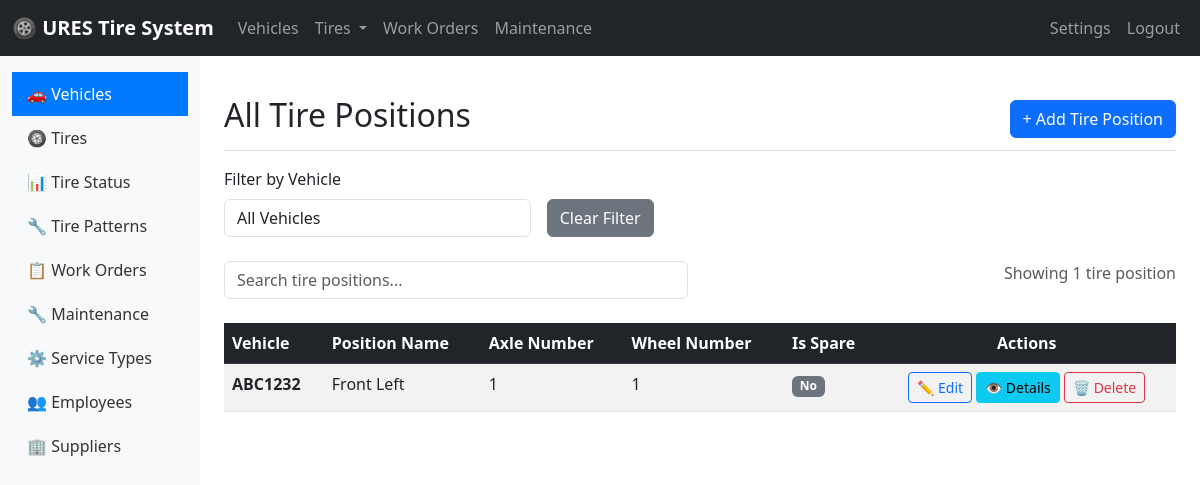
The app's page /tire-position/ with its own data.
### tires/models.py (models this page shows, shortened)
class TirePosition(models.Model):
    vehicle = models.ForeignKey(Vehicle, on_delete=models.CASCADE, related_name='tire_positions')
    position_name = models.CharField(max_length=50)
    axle_number = models.IntegerField()
    wheel_number = models.IntegerField()
    is_spare = models.BooleanField(default=False)
    class Meta:
        unique_together = ['vehicle', 'axle_number', 'wheel_number']

class Vehicle(models.Model):
    VEHICLE_TYPES = [
        ('TRUCK', 'Truck'),
        ('TRAILER', 'Trailer'),
        ('BUS', 'Bus'),
        ('VAN', 'Van'),
    ]
    STATUS_CHOICES = [
        ('ACTIVE', 'Active'),
        ('INACTIVE', 'Inactive'),
        ('MAINTENANCE', 'Under Maintenance'),
    ]
    license_plate = models.CharField(max_length=20, unique=True)
    make = models.CharField(max_length=50)
    year = models.IntegerField()
    vehicle_type = models.CharField(max_length=20, choices=VEHICLE_TYPES)
    status = models.CharField(max_length=20, choices=STATUS_CHOICES, default='ACTIVE')
    tire_configuration = models.CharField(max_length=100)

### tires/views.py (the view)
# urls.py: path('tire-position/', views.tire_position_list, name='tire_position_list'),
def tire_position_list(request):
    tire_positions = TirePosition.objects.all()
    vehicles = Vehicle.objects.all()
    vehicle_filter = request.GET.get('vehicle_filter', '')
    if vehicle_filter:
        tire_positions = tire_positions.filter(vehicle_id=vehicle_filter)
    context = {
        'tire_positions': tire_positions,
        'vehicles': vehicles,
        'vehicle_filter': vehicle_filter,
    }
    return render(request, 'tire_positions/tire_position_list.html', context)

### tires/templates/tire_positions/tire_position_list.html (shortened to what this page needs)
{% extends 'base/base.html' %}
{% block page_title %}All Tire Positions{% endblock %}
{% block page_actions %}
    <button class="btn btn-primary" data-bs-toggle="modal" data-bs-target="#createModal">
        + Add Tire Position
    </button>
{% endblock %}
{% block content %}
    <form method="get" action="{% url 'tire_position_list' %}" class="mb-4">
        <div class="row g-3 align-items-end">
            <div class="col-md-4">
                <label class="form-label">Filter by Vehicle</label>
                <select name="vehicle_filter" class="form-control" onchange="this.form.submit()">
                    <option value="">All Vehicles</option>
                </select>
            </div>
            <div class="col-md-2">
                <a href="{% url 'tire_position_list' %}" class="btn btn-secondary">Clear Filter</a>
            </div>
        </div>
    </form>
    <div class="row mb-4">
        <div class="col-md-6">
            <input type="text" placeholder="Search tire positions..." id="searchInput" class="form-control" onkeyup="tableSearch()">
        </div>
        <div class="col-md-6 text-end">
            <span class="text-muted">
                Showing {{ tire_positions.count }} tire position{{ tire_positions.count|pluralize }}
            </span>
        </div>
    </div>
    <div class="table-responsive">
        <table class="table table-striped table-hover">
            <thead class="table-dark">
                <tr>
                    <th>Vehicle</th>
                    <th>Position Name</th>
                    <th>Axle Number</th>
                    <th>Wheel Number</th>
                    <th>Is Spare</th>
                    <th style="text-align:center;">Actions</th>
                </tr>
            </thead>
            <tbody>
                {% for tire_position in tire_positions %}
                    <tr id="row-{{ tire_position.id }}">
                        <td><strong>{{ tire_position.vehicle.license_plate }}</strong></td>
                        <td>{{ tire_position.position_name }}</td>
                        <td>{{ tire_position.axle_number }}</td>
                        <td>{{ tire_position.wheel_number }}</td>
                        <td>
                            <span class="badge {% if tire_position.is_spare %}bg-warning{% else %}bg-secondary{% endif %}">
                                {% if tire_position.is_spare %}Yes{% else %}No{% endif %}
                            </span>
                        </td>
                        <td style="text-align:center;">
                            <button class="btn btn-sm btn-outline-primary" data-bs-toggle="modal" data-bs-target="#editModal-{{ tire_position.id }}">
                                ✏️ Edit
                            </button>
                            <button class="btn btn-sm btn-info" data-bs-toggle="modal" data-bs-target="#detailsModal-{{ tire_position.id }}">
                                👁️ Details
                            </button>
                            <form method="post" action="{% url 'tire_position_delete' tire_position.id %}" style="display:inline;">
                                <button type="submit" class="btn btn-sm btn-outline-danger" onclick="return confirmDelete('Are you sure you want to delete this tire position?')">
                                    🗑️ Delete
                                </button>
                            </form>
                        </td>
                    </tr>
                {% empty %}
                    <tr>
                        <td colspan="6" class="text-center text-muted py-4">
                            No tire positions found. <a href="#" data-bs-toggle="modal" data-bs-target="#createModal">Add the first tire position</a>
                        </td>
                    </tr>
                {% endfor %}
            </tbody>
        </table>
    </div>
{% endblock %}

### records on screen
TirePosition: vehicle.license_plate "ABC1232", position_name "Front Left", axle_number "1", wheel_number "1", is_spare "No"

### other values on screen
{{ tire_positions.count }} "1"
